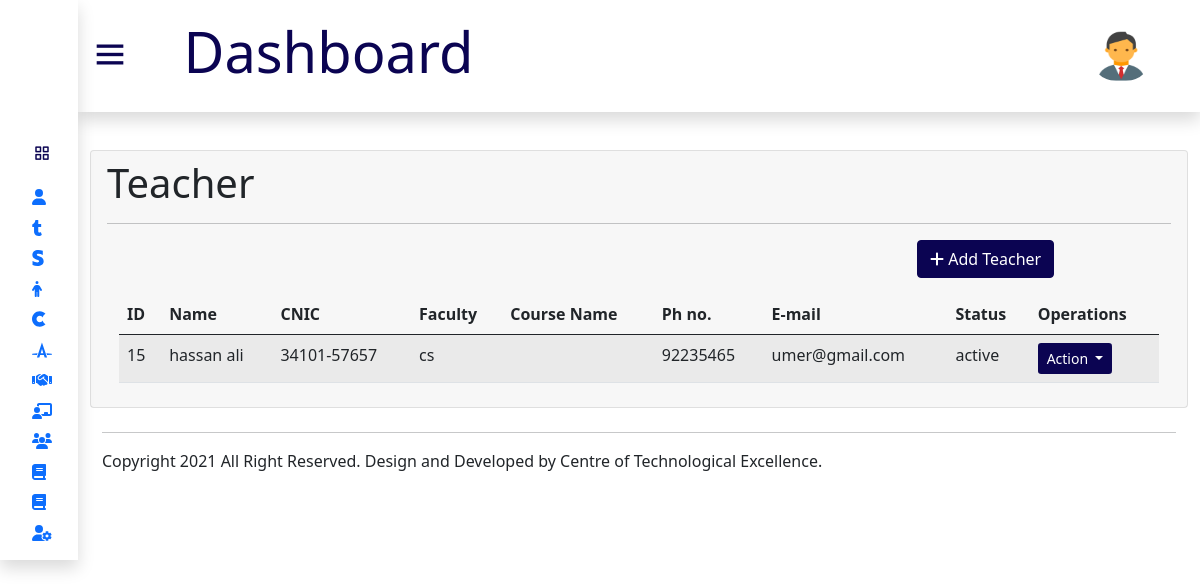
The page /admin/teacherpro.php (signed in) on the database its author committed.
### tables this page shows
CREATE TABLE `admin_teacher` (
  `id` int(11) NOT NULL,
  `name` varchar(255) NOT NULL,
  `cnic` varchar(255) NOT NULL,
  `faculty` varchar(255) NOT NULL,
  `mobile` varchar(255) NOT NULL,
  `email` varchar(255) NOT NULL,
  `password` varchar(255) NOT NULL,
  `cpassword` varchar(255) NOT NULL,
  `address` text NOT NULL,
  `status` varchar(255) NOT NULL
);

### admin/teacherpro.php (the view, shortened to what this page needs)
<?php
include 'header.php';
?>
<div class="body-section">
<div class="container">
         <div class="card">
              <div class="card-header border-0">
                <h3 class="card-title display-6">Teacher</h3>
                <hr>
      <div class="container mt-1">
              <div class="row">
                  <div class="col-lg-9">
                  </div>
                  <div class="col-lg-3">
                  <button type="button" id="button-addon2" data-bs-toggle="modal" data-bs-target="#exampleModal" class="btn float-right mb-3" >
                    <i class="fas fa-plus"></i> Add Teacher
                    </button>
        </div>
        </div>
           <div class="card-body table-responsive p-0">
                  <div class="row">
                  <div class="col-lg-12">
                  <table id="example" class="table table-striped  mx-10">
                  <thead>
                     <tr>
                          <th>ID</th>
                          <th>Name</th>
                          <th>CNIC</th>
                          <th>Faculty</th>
                          <th>Course Name</th>
                          <th>Ph no.</th>
                          <th>E-mail</th>
                          <th>Status</th>
                          <th>Operations</th>
                     </tr>
                                            </thead>
                                            <tbody>
                                            <?php
                                            include '../connection.php';
                              $select=mysqli_query($conn,"select * from admin_teacher");
                              while($row=mysqli_fetch_assoc($select)){
                                ?>
                                  <tr>
                             <td><?php echo $row['id']; ?></td>
                             <td><?php echo $row['name']; ?></td>
                             <td><?php echo $row['cnic']; ?></td>
                             <td><?php echo $row['faculty']; ?></td>
                             <td>
                            </td>
                             <td><?php echo $row['mobile']; ?></td>
                             <td><?php echo $row['email']; ?></td>
                             <td><?php echo $row['status']; ?></td>
                                 <td>
                                           <div class="action">
                                                            <button class="btn btnaction btn-sm dropdown-toggle" type="button" data-bs-toggle="dropdown" aria-expanded="false">
                                                              Action
                                                            </button>
                                                          </div>
                                                    </td>
                                                </tr>
                                <?php
                              }
                          ?>
                                            </tbody>
                </table>
                </div>
                </div>
              </div>
            </div>
            </div>
        </div>
    </div>
            </div>
    <div class="footer-section">
 <div class="container-fluid management">
            <div class="container">
                <div class="row">
                    <div class=" col-lg-12 mt-2">
                        <hr>
                        <p>Copyright 2021 All Right Reserved. Design and Developed by Centre of Technological Excellence.</p>
                    </div>
                </div>
            </div>
        </div>
        </div>
</body>
</html>

### admin/css/styles.css (style rules this page uses)
* { margin: 0; padding: 0; box-sizing: border-box; font-family:'Segoe UI', Tahoma, Geneva, Verdana, sans-serif; }
#button-addon2 { background-color:#0B0452; color: white; border: 1px solid #0B0452; overflow: inherit; }
.body-section { position: relative; background: #ffffff; left: 78px; width: calc(100% - 78px); transition: all 0.5s ease; margin-top: 150px; }
.footer-section { position: relative; background: #ffffff; left: 78px; width: calc(100% - 78px); transition: all 0.5s ease; }
.action .btnaction { background-color: #0B0452; color: white; }

### rows shown on the page
admin_teacher: id "15", name "hassan ali", cnic "34101-57657", faculty "cs", mobile "92235465", email "umer@gmail.com", status "active"
